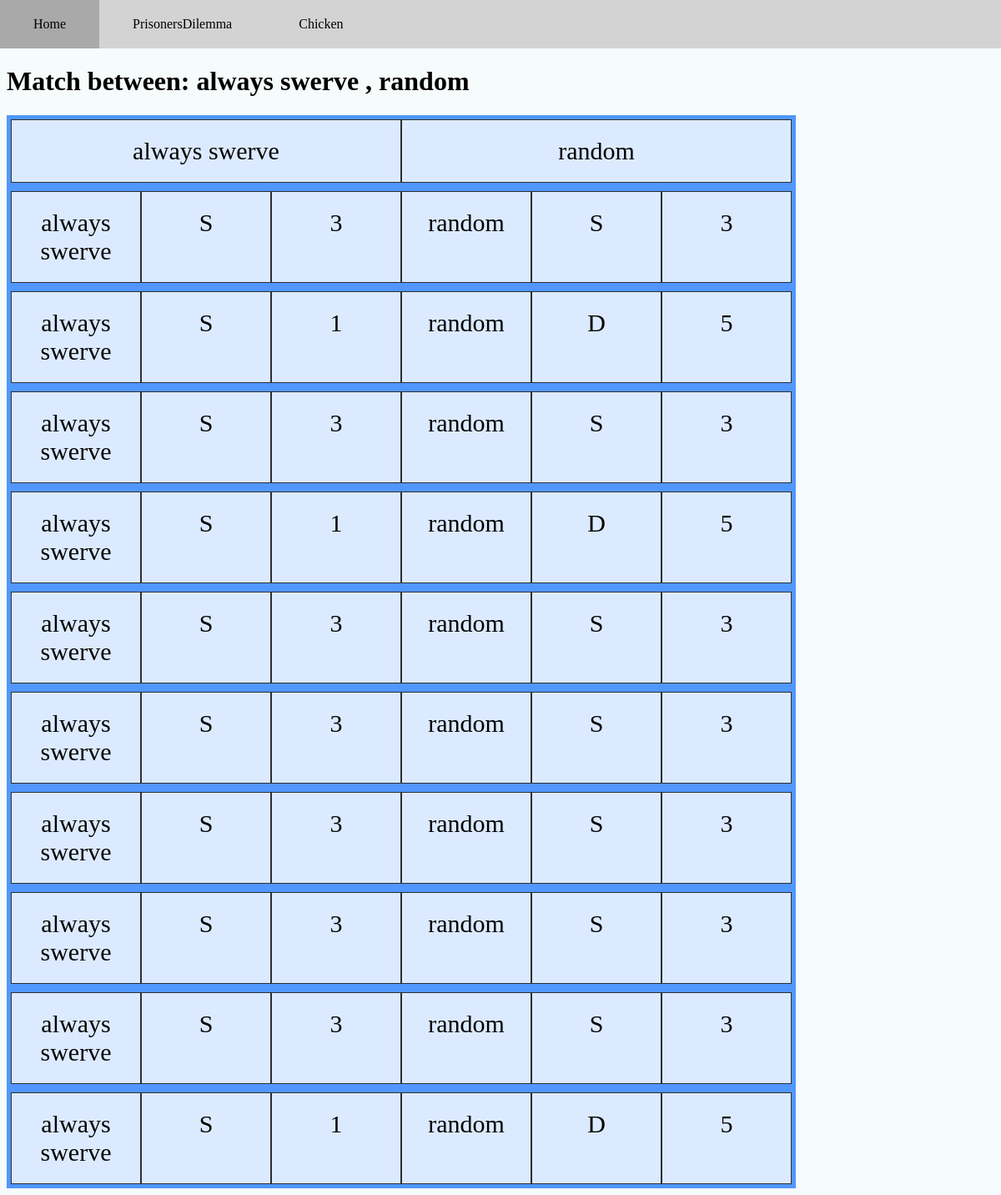
Screenshot of /games/matchDetail/107 with the database file from the repository.
### games/models.py (models this page shows, shortened)
class Player(models.Model):
    name = models.TextField(max_length=100, default="default")
    user = models.ForeignKey(User, related_name="players", on_delete=models.CASCADE)
    strategy = models.TextField(default="default")
    points = models.IntegerField(default=0)
    rounds_played = models.IntegerField(default=0)
    points_per_round = models.FloatField(default=0)
    game = models.ForeignKey(Game, related_name= 'players', on_delete=models.CASCADE)

class PlayerPointPair(models.Model):
    round = models.ForeignKey(RoundData, related_name='playerPointPairs', on_delete=models.CASCADE)
    player = models.ForeignKey(Player, on_delete=models.CASCADE)
    points = models.IntegerField(default=0)
    move = models.TextField()

### games/views.py (the view)
# urls.py: path("matchDetail/<int:match_id>", views.matchDetail, name="matchDetail"),
def matchDetail(request, match_id):
    match = MatchSummary.objects.get(pk=match_id)
    playersOrderMap = {}
    playerPointPairs = []
    for idx, player in enumerate(match.players.all()):
        playersOrderMap [player] = idx
        playerPointPairs.append([])
    for round in match.rounds.all():
        for playerPointPair in round.playerPointPairs.all():
            curPlayer = playerPointPair.player
            playerPos = playersOrderMap[curPlayer]
            playerPointPairs[playerPos].append(playerPointPair)
    finalPairs = []
    for i in range(0, len(playerPointPairs[0])):
        roundI=[]
        for pairList in playerPointPairs:
            roundI.append(pairList[i])
        finalPairs.append(roundI)
    context = {
        "roundData":finalPairs,
        "match":match,
        "players":match.players.all()
    }
    template_name = 'games/matchDetail.html'
    return render(request, template_name, context)

### games/templates/games/matchDetail.html (shortened to what this page needs)
{% extends 'registration/base.html' %}
{% block content %}
{% load my_tags %}
<h1>Match between:
    {% for player in players %}
        {% if forloop.counter == 1 %}
            {{player.name}}
        {% else %}
            , {{player.name}}
        {% endif %}
    {% endfor %}
</h1>
    <div class="one-row-grid-container">
        {% for player in players %}
            <div class="grid-item">{{player.name}}</div>
        {% endfor %}
    </div>
    {% for pairList in roundData %}
        <div class="one-row-grid-container-third-width">
            {% for pair in pairList %}
            <div class="grid-item">{{pair.player.name}}</div>
            <div class="grid-item">{{pair.move}}</div>
            <div class="grid-item">{{pair.points}}</div>
            {% endfor %}
        </div>
    {% endfor %}
{% endblock %}

### prisonersDilemnaWeb/static/css/style.css (style rules this page uses)
body { margin: 0; background-color: #f6fbfb; }
.one-row-grid-container { display: grid; grid-auto-flow: column; grid-template-rows: auto; grid-template-columns: repeat(2, max(17px, 39vw)); background-color: rgb(81, 151, 255); padding: 5px; width: max(100px, 78vw); }
.one-row-grid-container-third-width { display: grid; grid-auto-flow: column; grid-template-rows: auto; grid-template-columns: repeat(6, max(25px, 13vw)); background-color: rgb(81, 151, 255); padding: 5px; width: max(100px, 78vw); }
.grid-item { background-color: rgba(255, 255, 255, 0.8); border: 1px solid rgba(0, 0, 0, 0.8); padding: 20px; font-size: 30px; text-align: center; }

### rows the page displays
Player: name "always swerve"
Player: name "random"
PlayerPointPair: player.name "always swerve", move "S", points "3"
PlayerPointPair: player.name "random", move "S", points "3"
PlayerPointPair: player.name "always swerve", move "S", points "1"
PlayerPointPair: player.name "random", move "D", points "5"
PlayerPointPair: player.name "always swerve", move "S", points "3"
PlayerPointPair: player.name "random", move "S", points "3"
PlayerPointPair: player.name "always swerve", move "S", points "1"
PlayerPointPair: player.name "random", move "D", points "5"
PlayerPointPair: player.name "always swerve", move "S", points "3"
PlayerPointPair: player.name "random", move "S", points "3"
PlayerPointPair: player.name "always swerve", move "S", points "3"
PlayerPointPair: player.name "random", move "S", points "3"
PlayerPointPair: player.name "always swerve", move "S", points "3"
PlayerPointPair: player.name "random", move "S", points "3"
PlayerPointPair: player.name "always swerve", move "S", points "3"
PlayerPointPair: player.name "random", move "S", points "3"
PlayerPointPair: player.name "always swerve", move "S", points "3"
PlayerPointPair: player.name "random", move "S", points "3"
PlayerPointPair: player.name "always swerve", move "S", points "1"
PlayerPointPair: player.name "random", move "D", points "5"
